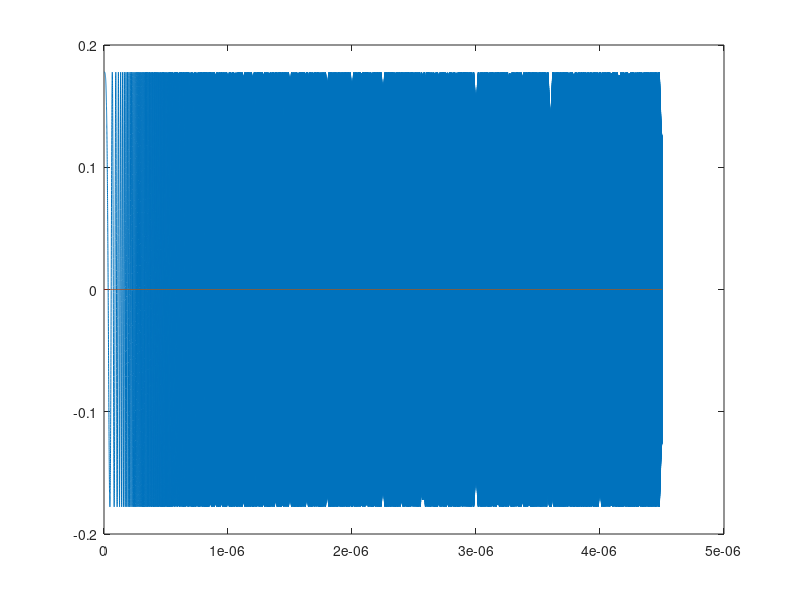
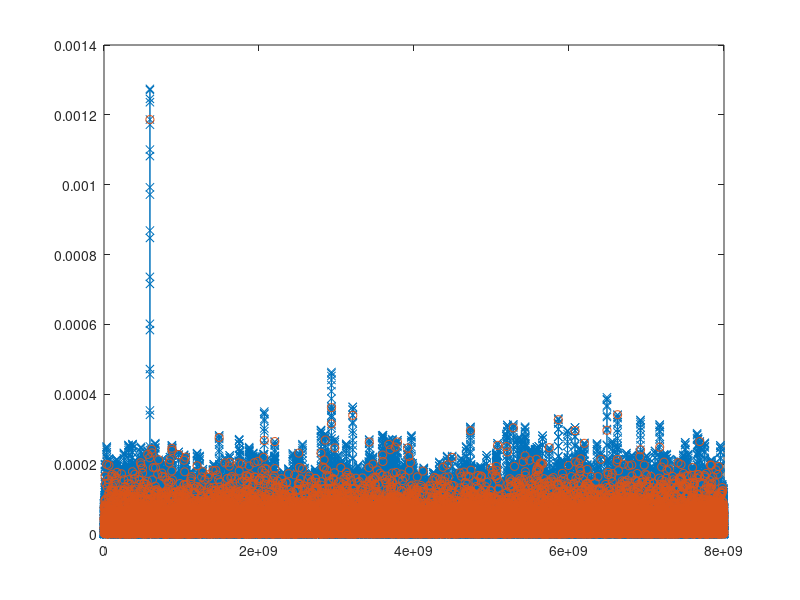
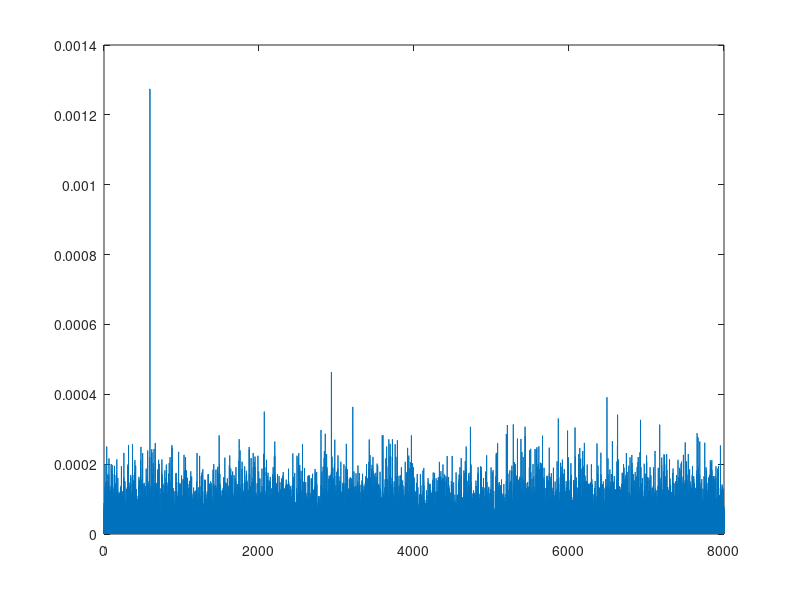
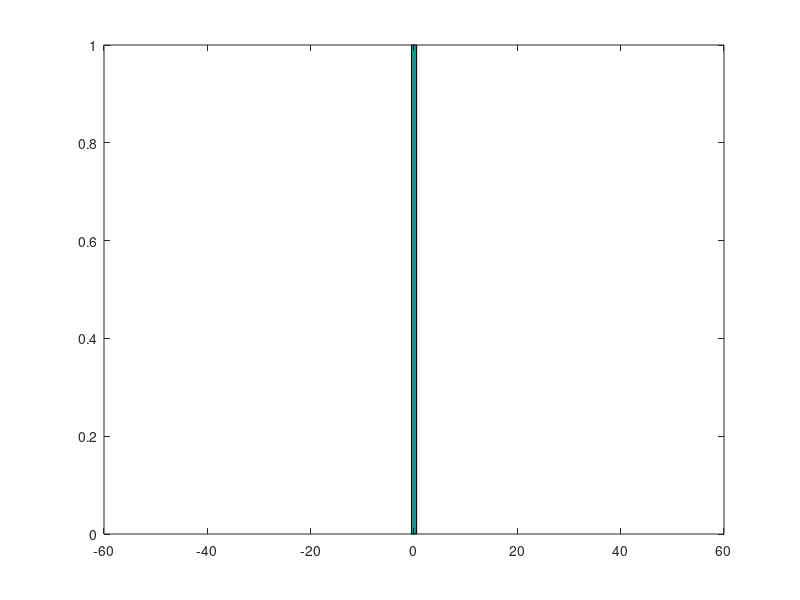

Write MATLAB code to recreate these figures, in order.
clear all
close all
clc

%%
PTX = 1e-3*10^(15/10);  % Potencia transmitida [W], Aparecen muchos outliers si se baja mucho
chirp_bw = 2e9;         % Ancho de banda del chirp
max_range = 300;        % Rango máximo
c = 3e8;                % Velocidad de la luz
Twait = 2*max_range/c;  % Tiempo de espera a un target r = r_max
q_elect = 1.6e-19;      % Carga del electrón, para calcular ruido
Tmeas = 2.5e-6;         % Tiempo de medición
Tmod = Tmeas+Twait;     % Tiempo de modulación
chirp_slope = chirp_bw/Tmod;    % Pendiente del chirp

% Parámetros del canal
range = 200;                % [m]
ARX=pi*(2.5e-2/2)^2;        % Apertura de 1in de diametro
rho = 0.1;                  % Reflectividad
lambda0 = 1550e-9;          % Ancho de banda inicial [m]
omega0 = 2*pi*c/lambda0;    % Frecuencia inicial
RPD = 0.7;                  % A/W Responsitividad del diodo (para calcular ruido)

% Muestreo
NOS = 4;                    % Sobremuestreo para gráficos con más detalle
fs=NOS*chirp_bw;            % Frec. de muestreo de Matlab
Ncells = ceil(fs*Tmeas);    % Número de celdas de la FFT (para threshold y CFAR)
fs=Ncells/Tmeas;        % Frecuencia de muestreo como numero entero  
Ts = 1/fs;              % Período de muestreo

%% Transmisor
Lsim = ceil(Tmod*fs);                       % Largo de la sim. en muestras
tline = Ts.*(0:Lsim-1)';                    % Linea de tiempo de modulación (Lsim-1 es para que tengan la misma longitud los 2)
insta_freq = chirp_slope.*tline;            % Frecuencia instantánea
insta_phase = 2*pi*cumsum(insta_freq).*Ts;  % Fase instantánea !Ver porqué no usa exponencial
chirp_tx = exp(1j*insta_phase);             % Chirp unitario

s_t = sqrt(PTX).*chirp_tx;                  % Señal transmitida

%% Canal
tau = 2*range/c;              % Delay del canal
delay_samples = round(tau*fs);
real_tau = delay_samples*Ts;
real_range = real_tau*c/2;    % Rango real

power_gain = rho*ARX/(4*pi*range.^2);       % Potencia (ganancia menor a 1 = atenuación)
atten = sqrt(power_gain);                   % Atenuación
delta_phase = 2*pi*c/(lambda0*real_tau);    % Cambio de fase

ch_out = atten.*[zeros(delay_samples,1); s_t(1:end-delay_samples)].*exp(-1j*delta_phase);
    % Salida del canal (atten, delay y fase)
figure
plot(tline, real(s_t));
hold all
plot(tline, real(ch_out));

%% Receptor
wait_samples = ceil(Twait*fs);  % Twait en muestras
detector_out_noiseless = conj(ch_out.*conj(chirp_tx));  % Salida del detector (mixer), se conjuga todo porque sino da frecuencias negativas
dsp_input_noiseless = detector_out_noiseless(1+wait_samples:end);   % Salida del detector sin Twait

noise_power = q_elect/RPD * fs;     % Potencia del ruido

prx_measured = mean(abs(dsp_input_noiseless).^2);   % Potencia medida de señal recibida
prx_theo = PTX*power_gain;                          % Potencia teórica (power gain es atenuación)
theo_snr = prx_theo*Tmeas/(q_elect/RPD)
theo_snr_dB = 10*log10(theo_snr)    % Aparecen outliers de 14dB para abajo

Ncells = ceil(fs*Tmeas);    % numero de bines/celdas de la FFT minimo | Cuántas celdas me entrarían dentro de la FFT en el ancho de banda que estoy planteando
FFT_NOS = 16;                % Sobremuestreo de la FFT, para poder medir precisión, usar valor mayor a 8 al medir precisión
NFFT = FFT_NOS*Ncells;      % Tamaño de la transformada
fvec = (0:NFFT-1)*(fs/NFFT);    % Vector de frecuencia, la cantidad de frecuencias es el tamaño de la transformada, el paso de frecuencia es fs/NFFT
                                % fs es el valor máx de la FFT, entonces el
                                % paso es fs/NFFT
fbeat = chirp_slope*2*real_range/c;     % Frecuencia teórica del tono resultante
cell_of_interest = round(fbeat*Tmeas);  % Celda de interés = fbeat/(1/Tmeas)
% total_cells = fs*Tmeas;   % El ancho de cada celda es 1/Tmeas

% Como el numero total de celdas es fs*Tmeas, y la frecuencia mayor es fs
% entonces tiene sentido que la COI sea fbeat*Tmeas.

% Decimado/División en celdas
theo_max_pos = round(fbeat/fs*NFFT)+1;  % Posición teórica del máximo (fbeat) en la transformada
fft_dec_phase = mod(theo_max_pos-1,FFT_NOS);    % Posición de la celda donde está el máximo
fvec_dec = fvec(1+fft_dec_phase:FFT_NOS:end);   % Vector de frecuencia decimado, con máximo en medio de la celda

% fft_dec_phase Es un número tal que si empiezo a decimar desde ese punto
% con pasos FFT_NOS entonces siempre voy a tener el máximo en el centro de
% la celda.

tline2 = tline(1+wait_samples:end);

Niters = 1;
range_est_v=zeros(Niters,1);
for niter=1:Niters
    niter;
    
    noise = sqrt(noise_power/2).*(randn(size(ch_out))+1j.*randn(size(ch_out))); % Señal de ruido
    detector_out = detector_out_noiseless+noise;    % Salida del detector con ruido
    dsp_input = detector_out(1+wait_samples:end);   % Salida del detector con ruido sin delay

    % 
%     figure
%     plot(tline, real(detector_out_noiseless))
%     hold all
%     plot(tline, real(noise))
%     plot(tline, real(detector_out))
%     plot(tline2, real(dsp_input))

    y_mf = abs(fft(dsp_input, NFFT)).^2;    % Salida del match filter (fft) potencia
    
    if niter==1
        y_mf_accum = y_mf/Niters;
    else
        y_mf_accum = y_mf_accum+y_mf/Niters;
    end
    
    [~,max_pos] = max(y_mf);    % Valor máximo de la fft
    fbeat_meas = fvec(max_pos); % Ubicación del valor máximo en el vector de frecuencia (fbeat medido)
    range_est = (fbeat_meas/chirp_slope)*c/2;   % Rango estimado con la fbeat medida
    range_est_v(niter)= range_est;  % Vector de rangos estimados (cálculo de precisión)
    
    
    y_mf_dec = y_mf(1+fft_dec_phase:FFT_NOS:end);   % Vector y_mf decimado
    
    figure
    plot(fvec,y_mf,'-x');
    hold all
    plot(fvec_dec,y_mf_dec,'o');
    
end

figure
plot(fvec/1e6, y_mf_accum)

[max_val,max_pos] = max(y_mf);  % Valor e índice del pico de la señal
mean_noise = mean(y_mf_accum(max_pos+1000:end));    % Media del ruido
snr_comp = (max_val)/mean_noise % Cálculo de SNR
snr_comp_dB = 10*log10(snr_comp)    % SNR logarítmico

% Calculamos la SNR y dio bien

%%
range_error = range_est_v - real_range;
figure
hist(range_error, 100)
